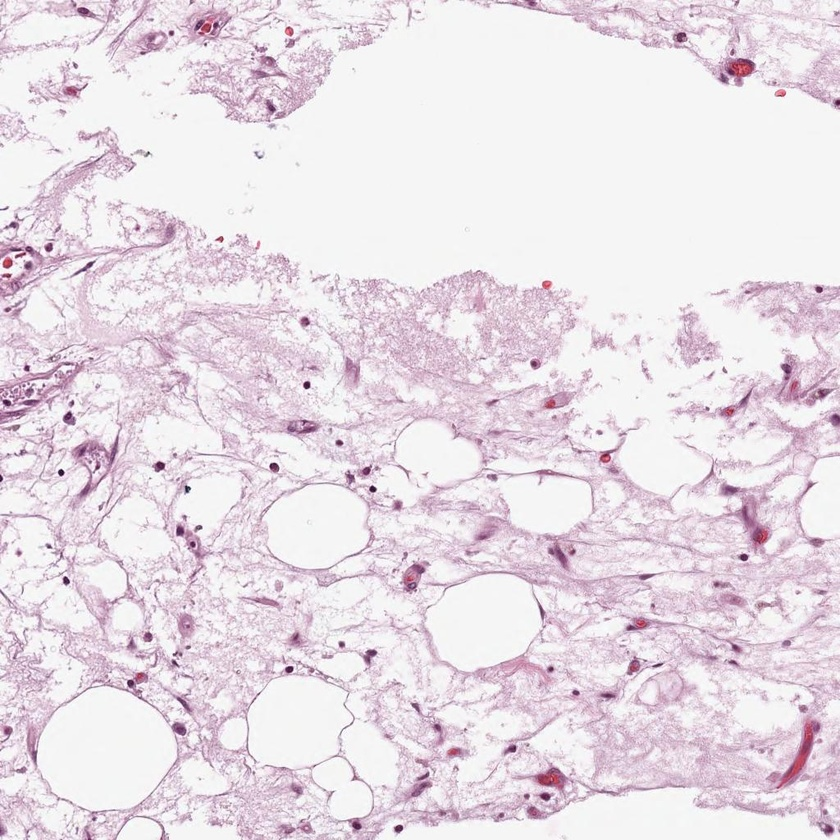
#> input picture Images/img_1.jpg, 840 x 840 px, shrunk from 1024 x 1024 before the run
$ python reading_images.py
#> lines starting #> are read from the running program, lines starting #| are printed output that depends on the picture
# using scikit-image
from skimage import io, img_as_float, img_as_ubyte

# reading an image
img = io.imread('Images/img_1.jpg')
#> img is the input picture: shape (840, 840, 3); mean R, G, B 232, 221.7, 229.6

# getting shape of image
print("Shape of this image is: ", img.shape)
#| Shape of this image is:  (840, 840, 3)

# printing image
print('Original image: \n',img)
#> (printed output is left out)

# converting image as float
img2 = img_as_float(img)   # it scales image values between 0 and 1 with floating point numbers
print('After converting image into floating point: \n',img2)
#> (printed output is left out)

# converting image as 8 bit image(original image)
img3 = img_as_ubyte(img2)
print('Floating point to original image(8-bit image): \n',img3)
#> (printed output is left out)

######################################################################
# Using OpenCV
print('\n ======================== OpenCV ================================ ')
import cv2

c_img = cv2.imread("Images/img_1.jpg")
print('Shape of image: ',c_img)  # this reads as color image
#> (printed output is left out)

# opencv reads images as BGR rather than RGB
# By default it read image as as color image
# But if we want to read an image as grayscale then we need to read image this way
gray_img = cv2.imread("Images/img_1.jpg", 0)
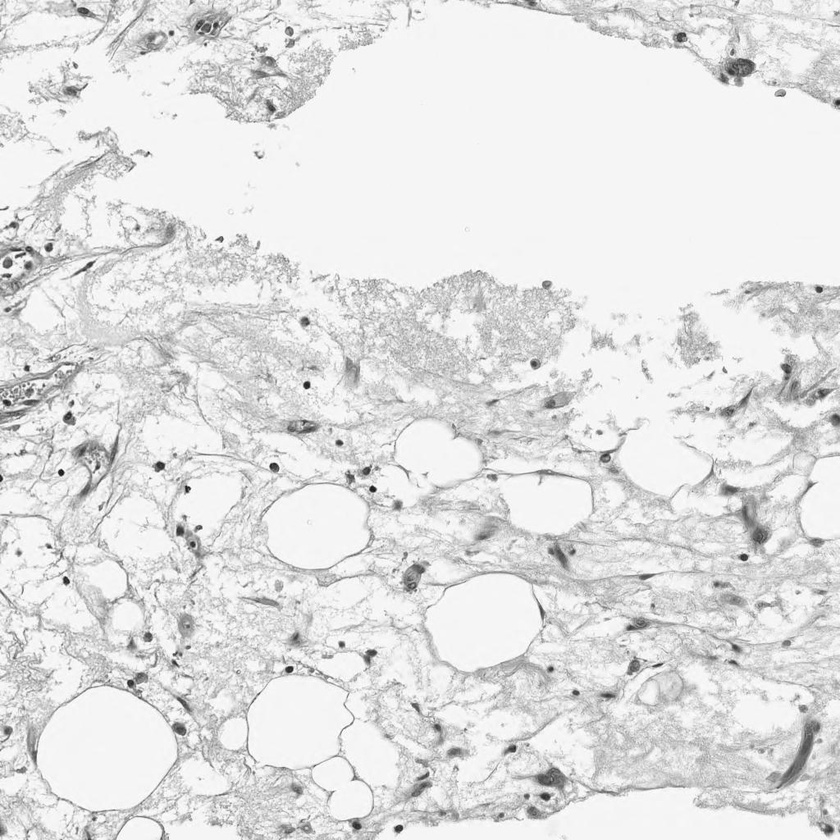
#> gray_img: shape (840, 840); min 13, max 255, mean 225.7
print("Shape of gray image: ", gray_img.shape)
#| Shape of gray image:  (840, 840)

# And if we want to define as color image then we can write this way
color_img = cv2.imread("Images/img_1.jpg", 1)
print("Shape of color images: ", color_img.shape)
#| Shape of color images:  (840, 840, 3)

# converting BGR to RGB
rgb_img = cv2.cvtColor(color_img, cv2.COLOR_BGR2RGB)
print("Shape of cpnverted iamge: ", rgb_img.shape)
#| Shape of cpnverted iamge:  (840, 840, 3)

$ run again, with Images/img_2.jpg copied over Images/img_1.jpg
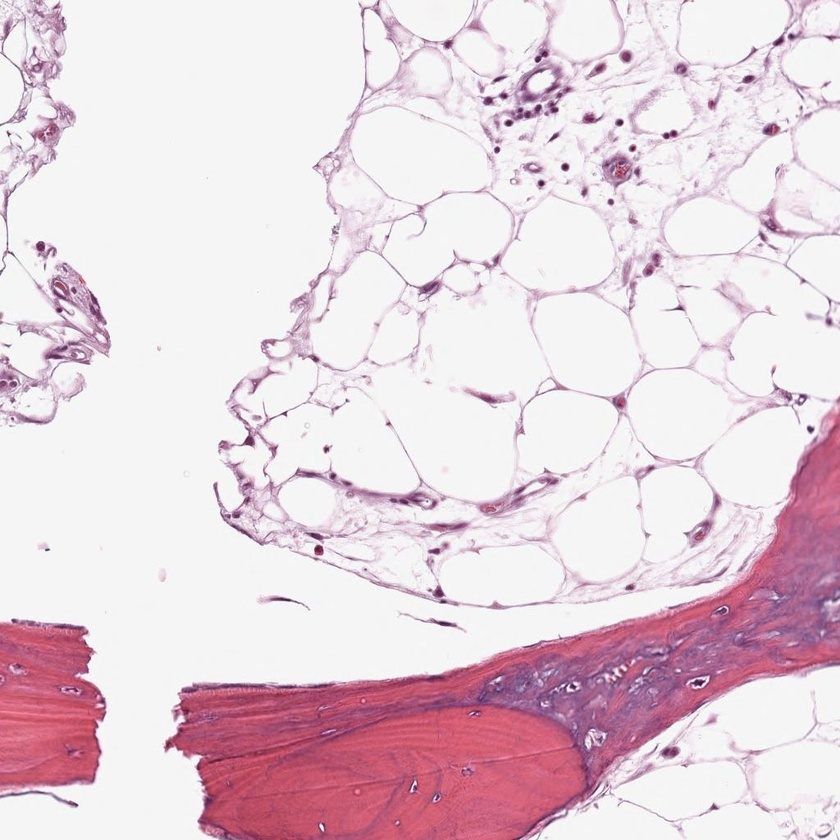
#> input picture Images/img_2.jpg, 840 x 840 px, shrunk from 1024 x 1024 before the run
#> img is the input picture: shape (840, 840, 3); mean R, G, B 229.1, 209.9, 218.5
#| Shape of this image is:  (840, 840, 3)
#> (printed output is left out)
#> (printed output is left out)
#> (printed output is left out)
#> (printed output is left out)
#> `gray_img = cv2.imread("Images/img_1.jpg", 0)`:
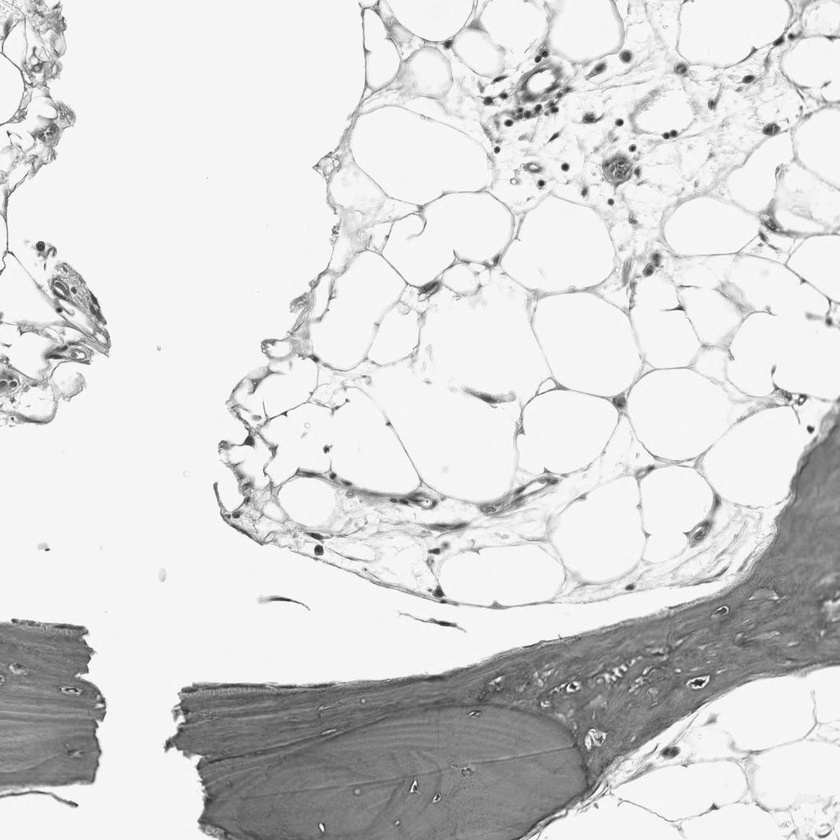
#> gray_img: shape (840, 840); min 32, max 255, mean 216.6
#| Shape of gray image:  (840, 840)
#| Shape of color images:  (840, 840, 3)
#| Shape of cpnverted iamge:  (840, 840, 3)

$ run again, with Images/img_3.jpg copied over Images/img_1.jpg
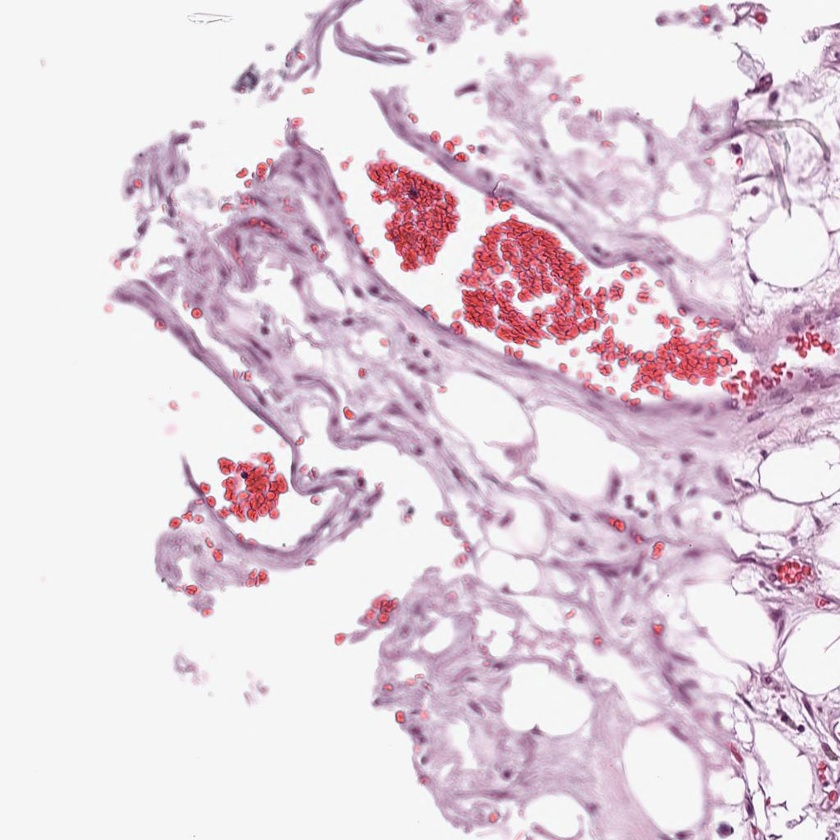
#> input picture Images/img_3.jpg, 840 x 840 px, shrunk from 1024 x 1024 before the run
#> img is the input picture: shape (840, 840, 3); mean R, G, B 226.2, 210.9, 220.7
#| Shape of this image is:  (840, 840, 3)
#> (printed output is left out)
#> (printed output is left out)
#> (printed output is left out)
#> (printed output is left out)
#> `gray_img = cv2.imread("Images/img_1.jpg", 0)`:
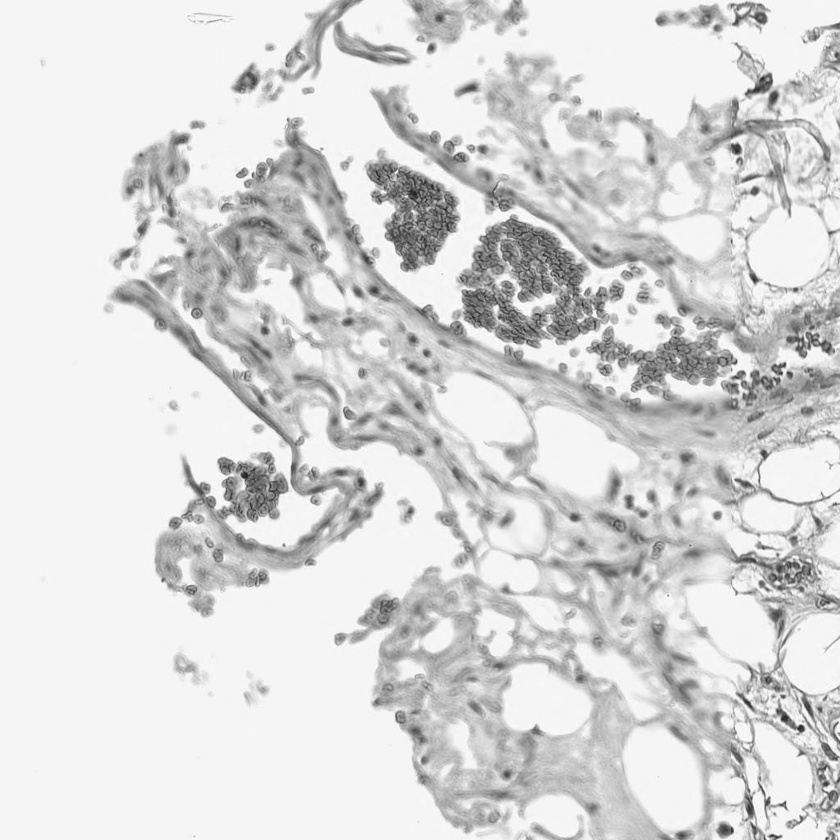
#> gray_img: shape (840, 840); min 27, max 255, mean 216.6
#| Shape of gray image:  (840, 840)
#| Shape of color images:  (840, 840, 3)
#| Shape of cpnverted iamge:  (840, 840, 3)

$ run again, with Images/img_4.jpg copied over Images/img_1.jpg
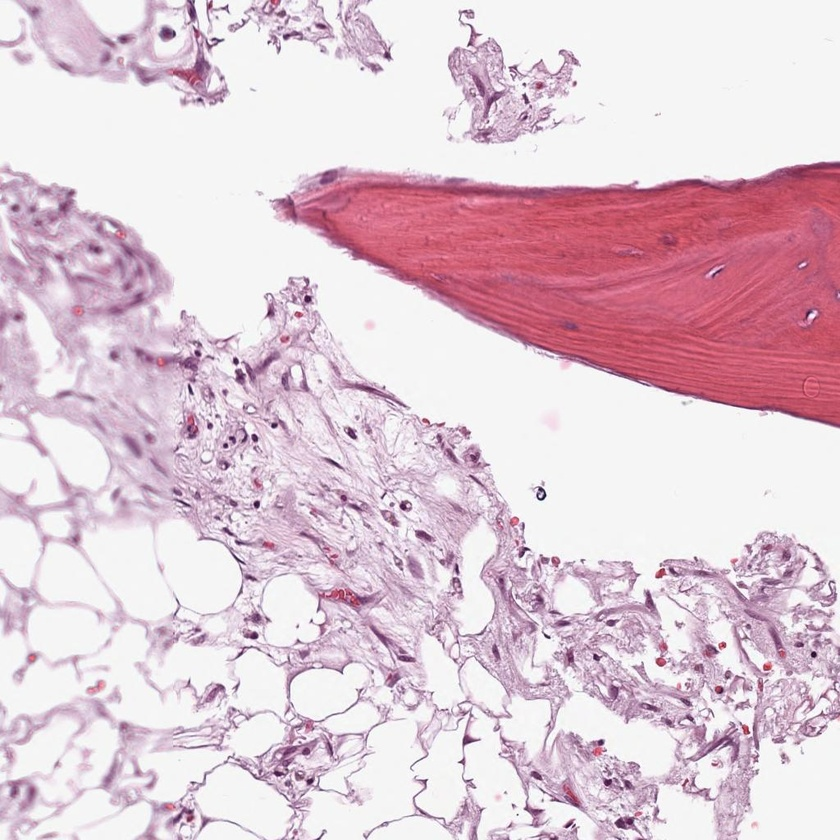
#> input picture Images/img_4.jpg, 840 x 840 px, shrunk from 1024 x 1024 before the run
#> img is the input picture: shape (840, 840, 3); mean R, G, B 224, 201, 212.2
#| Shape of this image is:  (840, 840, 3)
#> (printed output is left out)
#> (printed output is left out)
#> (printed output is left out)
#> (printed output is left out)
#> `gray_img = cv2.imread("Images/img_1.jpg", 0)`:
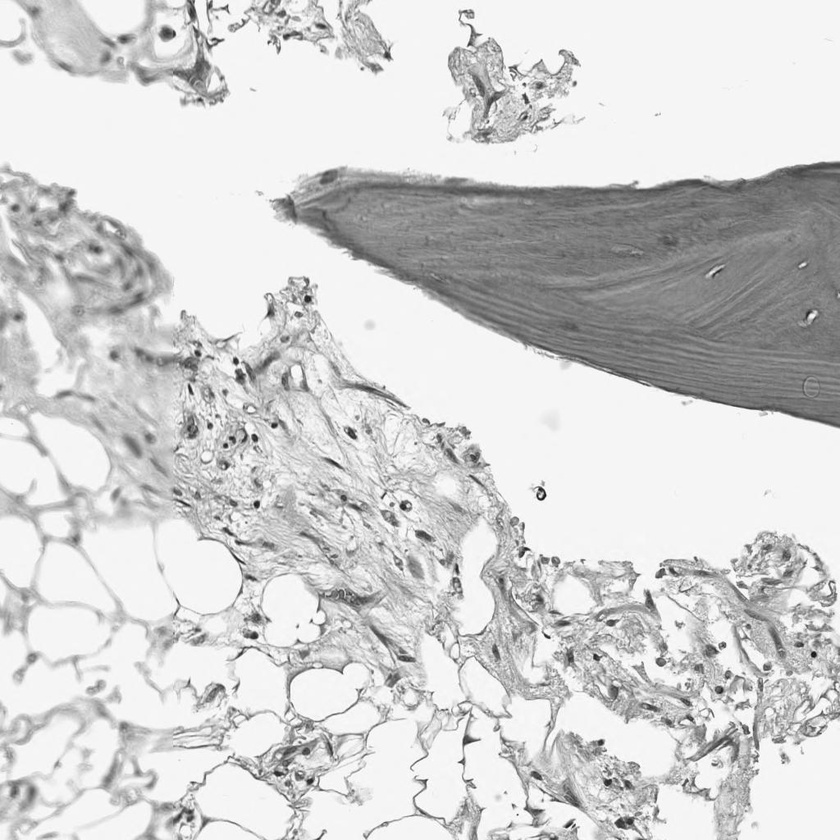
#> gray_img: shape (840, 840); min 17, max 255, mean 209.2
#| Shape of gray image:  (840, 840)
#| Shape of color images:  (840, 840, 3)
#| Shape of cpnverted iamge:  (840, 840, 3)
